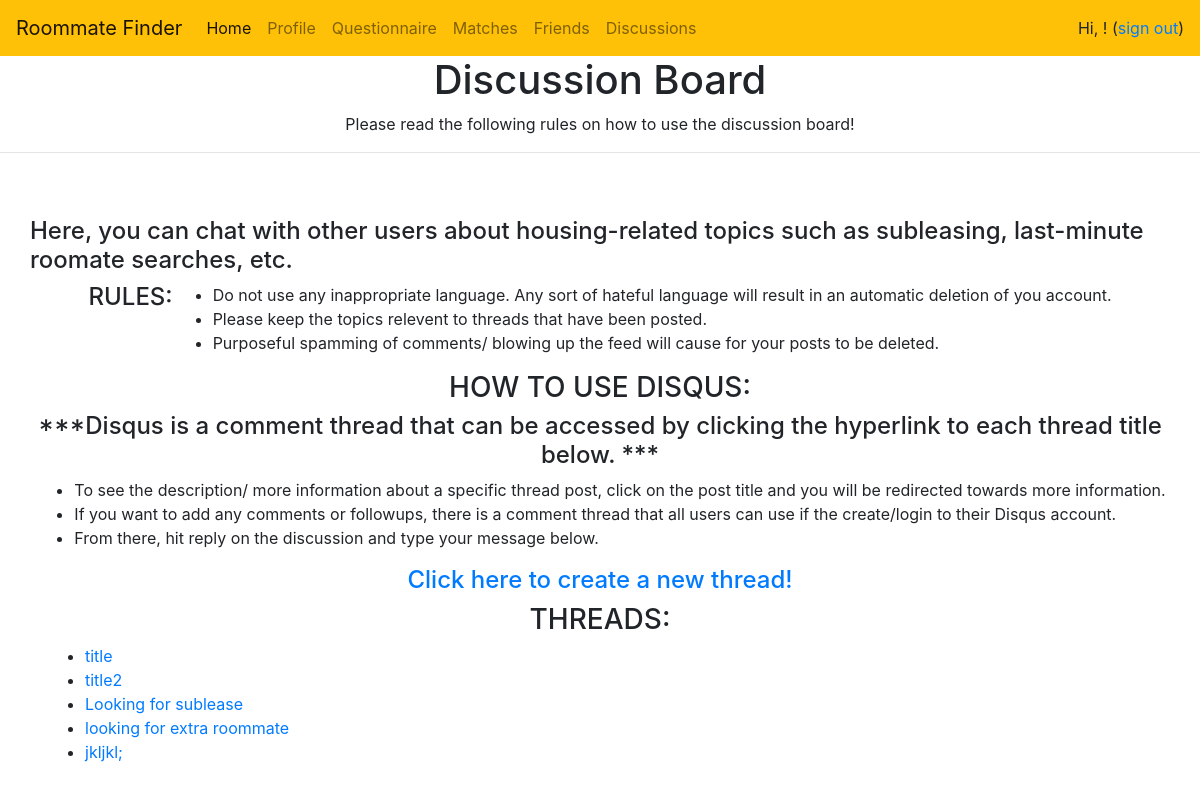
The app's page /discussions/ with its own data.
### users/models.py (models this page shows, shortened)
class DiscussionThread(models.Model):
    author = models.CharField(max_length=300,default="")
    title = models.CharField(max_length=300,default="")
    description = models.CharField(max_length=500,default="")

### users/views.py (the view)
# urls.py: path('discussions/' , DiscussionView.as_view() ,name="discussions"),
class DiscussionView(ListView):
    model = DiscussionThread
    template_name = 'users/discussion_board.html'

### users/templates/users/discussion_board.html (shortened to what this page needs)
{% load crispy_forms_tags %}
{% load socialaccount %}
{% load cloudinary %}
<html>
    <head>
        <link rel="stylesheet" href="https://stackpath.bootstrapcdn.com/bootstrap/4.3.1/css/bootstrap.min.css">
      </head>
      <div class="media-body">
        <nav class="navbar navbar-expand-lg navbar-light bg-warning">
            <a class="navbar-brand" href="{% url 'home' %}">Roommate Finder</a>
            <div class="collapse navbar-collapse" id="navbarSupportedContent">
              <ul class="navbar-nav mr-auto">
                <li class="nav-item active">
                  <a class="nav-link" href="{% url 'home' %}">Home <span class="sr-only">(current)</span></a>
                </li>
                <li class="nav-item">
                  <a class="nav-link" href="{% url 'profile' %}">Profile</a>
                </li>
                <li class="nav-item">
                  <a class="nav-link" href="{% url 'questionnaire' %}" aria-disabled="true">Questionnaire</a>
                </li>
                <li class="nav-item">
                    <a class="nav-link" href="{% url 'matches' %}">Matches</a>
                </li>
                <li class="nav-item">
                  <a class="nav-link" href="{% url 'friends_list' %}">Friends</a>
              </li>
              <li class="nav-item">
                <a class="nav-link" href="{% url 'discussions' %}">Discussions</a>
            </li>
              </ul>
              Hi, {{user.username}}! (<a href="{% url 'logout' %}">sign out</a>)
            </div>
          </nav>
          <center>
            <h1>Discussion Board</h1>
            <p>Please read the following rules on how to use the discussion board!</p>
          </center>
          <hr/>
          <div class='container'>
            <div class='row justify-content-md-center'>
              <br>
              <br>
              <body>
                  <h4>Here, you can chat with other users about housing-related topics such as subleasing, last-minute roomate searches, etc.</h4>
                  <h4>RULES:</h4>
                 <ul>
                  <li>Do not use any  inappropriate language. Any sort of hateful language will result in an automatic deletion of you account.</li>
                  <li>Please keep the topics relevent to threads that have been posted.</li>
                  <li> Purposeful spamming of comments/ blowing up the feed will cause for your posts to be deleted. </li>
                 </ul>
                 <h3>HOW TO USE DISQUS:</h3>
                 <center>
                 <h4>***Disqus is a comment thread that can be accessed by clicking the hyperlink to each thread title below. ***</h4>
                 </center>
                 <ul>
                  <li>To see the description/ more information about a specific thread post, click on the post title and you will be redirected towards more information.</li>
                  <li>If you want to add any comments or followups, there is a comment thread that all users can use if the create/login to their Disqus account.</li>
                  <li>From there, hit reply on the discussion and type your message below. </li>
                 </ul>
                 <h4><a href="{% url 'discussions_create'%}">Click here to create a new thread!</a></h4>
                 </div>
                 <center><h3>THREADS:</h3></center>
              <ul>
                 {% for d in object_list %}
                     <li> <a href="{%url 'discussions_detail' d.pk %}">{{d.title}} </a><br/>
                     </li>
                 {% endfor %}
              </ul>
              </body>
            </div>
          </div>

### records on screen
DiscussionThread: title "title"
DiscussionThread: title "title2"
DiscussionThread: title "Looking for sublease"
DiscussionThread: title "looking for extra roommate"
DiscussionThread: title "jkljkl;"
